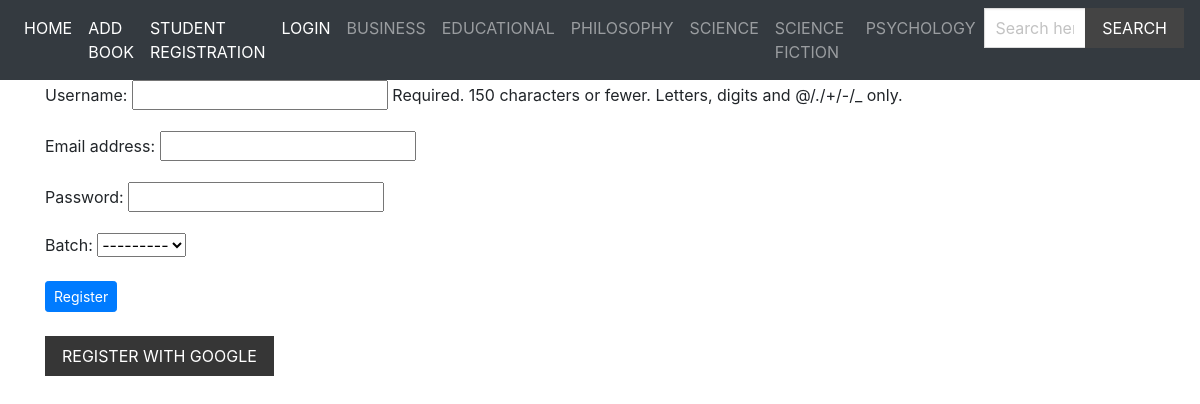
Screenshot of /student-reg/ with the database file from the repository.
### books/models.py (models this page shows, shortened)
class Genre(models.Model):
    genre = models.CharField(max_length=50)

### books/views.py (the view)
# urls.py: path('student-reg/', views.student_reg, name = 'student_reg'),
def student_reg(request):
    registered = False
    if request.method == 'POST':
        student = forms.StudentUser(request.POST)
        student_info = forms.Student(request.POST)
        if student.is_valid() and student_info.is_valid():
            student_user = student.save(commit = False)
            student_user.set_password(student_user.password)
            student_user.save()
            student_info_data = student_info.save(commit = False)
            student_info_data.user = student_user
            student_info_data.save()
            registered = True
    else:
        student = forms.StudentUser()
        student_info = forms.Student()
    diction = {
        'student': student,
        'student_info': student_info,
        'registered': registered,
    }
    return render(request, 'books/student_reg.html', context = diction)

### books/forms.py
class StudentUser(forms.ModelForm):
    password = forms.CharField(widget = forms.PasswordInput())
    class Meta:
        model = User
        fields = ('username', 'email', 'password')

class Student(forms.ModelForm):
    class Meta:
        model = Student
        fields = ('batch',)

### books/context_processors.py (called while the page is built)
def menu_genre(request):
    genres = Genre.objects.all()
    return ({'genres': genres})

### templates/books/student_reg.html (shortened to what this page needs)
{% extends 'base.html' %}
{% block content %}
    {% if registered %}
        <div class = "alert alert-success">
        Registration Successfull!
    </div>
    {% else %}
    <form method = 'POST' enctype = "multipart/form-data">
        {{student.as_p}}
        {{student_info.as_p}}
        <input type = "submit" name = "submit" value = "Register" class = "btn btn-primary btn-sm">
    </form>
     <br>
     <a href = "http://127.0.0.1:8000/accounts/login"><button class = "button is-dark is-uppercase">Register with Google</button></a>
    {% endif %}
{% endblock content %}

### templates/base.html (shortened to what this page needs)
{% load static %}
<!DOCTYPE html>
<html lang = "en" dir = "ltr">
    <head>
            <link rel = "stylesheet" href = "https://cdn.jsdelivr.net/npm/bulma@0.9.1/css/bulma.min.css">
            <link rel="stylesheet" href="https://maxcdn.bootstrapcdn.com/bootstrap/4.0.0/css/bootstrap.min.css">
            <link rel = "stylesheet" href = "{% static 'styles/main.css' %}">
    </head>
    <body>
    <nav class="navbar navbar-expand-lg navbar-dark bg-dark">
    <ul class="navbar-nav">
      <li class="nav-item active">
        <a class="nav-link" href="{% url 'index' %}"> Home </a>
      </li>
      <li class="nav-item active">
        <a class="nav-link" href="{% url 'add_book' %}"> Add Book </a>
      </li>
      {% if user.is_authenticated %}
      <li class="nav-item active">
        <a class="nav-link" href="{% url 'student_logout' %}">Logout </a>
      </li>
      <li class="nav-item active">
        <a class="nav-link" href="{% url 'student_profile' %}">Profile </a>
      </li>
      {% else %}
      <li class="nav-item active">
        <a class="nav-link" href="{% url 'student_reg' %}">Student Registration </a>
      </li>
      <li class="nav-item active">
        <a class="nav-link" href="{% url 'student_login' %}">Login </a>
      </li>
      {% endif %}
      {% for genre in genres %}
                      <a href = "{% url 'genre_books' pk=genre.pk %}" class = "nav-link">{{ genre.genre }}</a>
                    {% endfor %}
      <form method="get" action="{% url 'search' %}">
                            <div class="field has-addons">
                                <div class="control">
                                    <input type="text" class="input" placeholder="Search here" name="query">
                                </div>
                                <div class="control">
                                    <button class="button is-dark is-uppercase">Search</button>
                                </div>
                            </div>
                        </form>
    </ul>
</nav>
<div class = "container">
    {% block content %}
    {% endblock content %}
    </body>
</html>

### static/styles/main.css (style rules this page uses)
.navbar { text-transform: uppercase; }
.navbar .is-dark { background: #444; }
.input, .button { border-radius: 0; }

### rows the page displays
Genre: genre "BUSINESS"
Genre: genre "EDUCATIONAL"
Genre: genre "PHILOSOPHY"
Genre: genre "SCIENCE"
Genre: genre "SCIENCE FICTION"
Genre: genre "PSYCHOLOGY"
